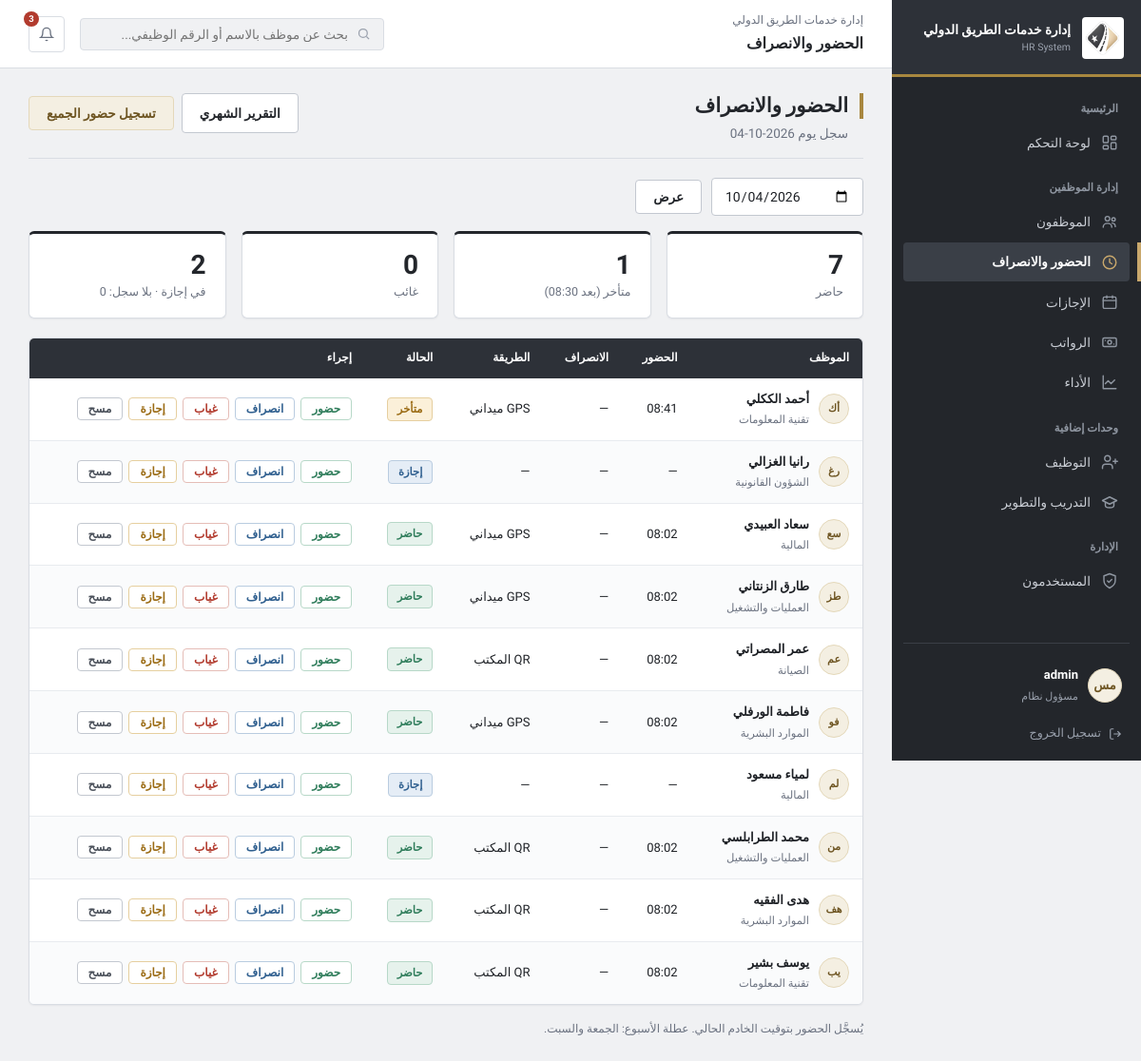
Screenshot of /attendance/ (signed in) with the database file from the repository.
### tables this page shows
CREATE TABLE users (
    id INTEGER PRIMARY KEY AUTOINCREMENT,
    username TEXT NOT NULL UNIQUE,
    password_hash TEXT NOT NULL,
    role TEXT NOT NULL DEFAULT 'hr',
    employee_id INTEGER REFERENCES employees(id)
);

CREATE TABLE attendance (
    id INTEGER PRIMARY KEY AUTOINCREMENT,
    employee_id INTEGER NOT NULL REFERENCES employees(id),
    day TEXT NOT NULL,
    check_in TEXT,
    check_out TEXT,
    method TEXT,
    status TEXT NOT NULL,
    UNIQUE(employee_id, day)
);

CREATE TABLE employees (
    id INTEGER PRIMARY KEY AUTOINCREMENT,
    employee_code TEXT NOT NULL UNIQUE,
    full_name TEXT NOT NULL,
    initials TEXT NOT NULL,
    department_id INTEGER NOT NULL REFERENCES departments(id),
    position TEXT NOT NULL,
    hire_date TEXT NOT NULL,
    contract_type TEXT NOT NULL,
    contract_end_date TEXT,
    status TEXT NOT NULL DEFAULT 'نشط',
    phone TEXT,
    email TEXT,
    base_salary REAL NOT NULL DEFAULT 0,
    allowance REAL NOT NULL DEFAULT 0
);

CREATE TABLE departments (
    id INTEGER PRIMARY KEY AUTOINCREMENT,
    name TEXT NOT NULL UNIQUE
);

### modules/attendance.py (the view)
@bp.route("/")
@login_required
def index():
    conn = db.get_db()
    day = _day_arg(request.args.get("day"))
    rows = conn.execute(
        """
        SELECT e.id, e.full_name, e.initials, e.position, d.name AS dept,
               a.check_in, a.check_out, a.method, a.status
        FROM employees e JOIN departments d ON d.id = e.department_id
        LEFT JOIN attendance a ON a.employee_id = e.id AND a.day = ?
        WHERE e.status != 'منتهي' ORDER BY e.full_name
        """, (day,)).fetchall()
    counts = {"present": 0, "late": 0, "absent": 0, "leave": 0, "none": 0}
    for r in rows:
        counts[r["status"] or "none"] += 1
    is_weekend = safe_date(day).weekday() in WEEKEND
    return render_template("attendance/index.html", rows=rows, day=day, counts=counts,
                           is_weekend=is_weekend, today=date.today().isoformat())

### app.py (called while the page is built)
def get_current_user():
    if "user_id" not in session:
        return None
    return db.get_db().execute(
        """
        SELECT u.id, u.username, u.role, u.employee_id,
               e.full_name, e.initials, e.position,
               d.name AS department_name
        FROM users u
        LEFT JOIN employees e ON e.id = u.employee_id
        LEFT JOIN departments d ON d.id = e.department_id
        WHERE u.id = ?
        """,
        (session["user_id"],),
    ).fetchone()

@app.context_processor
def inject_globals():
    ctx = {"current_user": None, "pending_badge": 0}
    if "user_id" in session:
        ctx["current_user"] = get_current_user()
        ctx["pending_badge"] = db.get_db().execute(
            "SELECT COUNT(*) AS c FROM leave_requests WHERE status = 'pending'"
        ).fetchone()["c"]
    return ctx

@app.before_request
def csrf_protect():
    if request.method == "POST" and not csrf_valid():
        abort(400)

### core.py (called while the page is built)
def login_required(view):
    @wraps(view)
    def wrapped(*args, **kwargs):
        uid = session.get("user_id")
        if not uid:
            return redirect(url_for("login"))
        ok = db.get_db().execute("SELECT 1 FROM users WHERE id = ?", (uid,)).fetchone()
        if not ok:
            session.clear()
            return redirect(url_for("login"))
        return view(*args, **kwargs)
    return wrapped

def csrf_token():
    if "_csrf" not in session:
        session["_csrf"] = secrets.token_hex(16)
    return session["_csrf"]

def parse_date(value):
    if not value:
        return None
    return datetime.strptime(value, "%Y-%m-%d").date()

def safe_date(value):
    try:
        return parse_date(value)
    except (ValueError, TypeError):
        return None

### db.py (called while the page is built)
def get_db():
    if "db" not in g:
        os.makedirs(os.path.dirname(DB_PATH), exist_ok=True)
        g.db = sqlite3.connect(DB_PATH)
        g.db.row_factory = sqlite3.Row
        g.db.execute("PRAGMA foreign_keys = ON")
    return g.db

### modules/attendance.py (called while the page is built)
def _day_arg(value):
    d = safe_date(value)
    return (d or date.today()).isoformat()

### templates/attendance/index.html (shortened to what this page needs)
{% extends "base.html" %}{% import "_macros.html" as m %}
{% set page_label = 'الحضور والانصراف' %}{% set active_panel = 'attendance' %}
{% block content %}
{% call m.page_head('الحضور والانصراف', 'سجل يوم ' ~ day ~ (' — عطلة نهاية الأسبوع' if is_weekend else '')) %}
  <a class="btn" href="{{ url_for('attendance.report') }}">التقرير الشهري</a>
  {{ m.post_btn(url_for('attendance.mark_all'), 'تسجيل حضور الجميع', 'btn btn-sand', 'تسجيل حضور (08:00) لكل من ليس له سجل في هذا اليوم؟', {'day': day}) }}
{% endcall %}
<form class="filters" method="GET"><input type="date" name="day" value="{{ day }}"><button class="btn" type="submit">عرض</button>
  {% if day != today %}<a class="link" href="{{ url_for('attendance.index') }}">اليوم</a>{% endif %}</form>
<div class="kpi-grid">
  <div class="kpi-card"><div class="val">{{ counts.present }}</div><div class="lbl">حاضر</div></div>
  <div class="kpi-card"><div class="val">{{ counts.late }}</div><div class="lbl">متأخر (بعد 08:30)</div></div>
  <div class="kpi-card"><div class="val">{{ counts.absent }}</div><div class="lbl">غائب</div></div>
  <div class="kpi-card"><div class="val">{{ counts.leave }}</div><div class="lbl">في إجازة <span class="muted">· بلا سجل: {{ counts.none }}</span></div></div>
</div>
<div class="card"><div class="table-wrap"><table>
<thead><tr><th>الموظف</th><th>الحضور</th><th>الانصراف</th><th>الطريقة</th><th>الحالة</th><th>إجراء</th></tr></thead><tbody>
{% for r in rows %}
<tr>
  <td><div class="person"><div class="avatar">{{ r.initials }}</div><div><b>{{ r.full_name }}</b><span>{{ r.dept }}</span></div></div></td>
  <td><span class="num">{{ r.check_in or '—' }}</span></td><td><span class="num">{{ r.check_out or '—' }}</span></td><td>{{ r.method or '—' }}</td>
  <td>{% if r.status %}<span class="pill {{ {'present':'good','late':'warn','absent':'bad','leave':'info'}[r.status] }}">{{ ATT_LABELS[r.status] }}</span>{% else %}<span class="pill gray">لم يُسجَّل</span>{% endif %}</td>
  <td><form class="row-actions" method="POST" action="{{ url_for('attendance.mark') }}">{{ m.csrf() }}
    <button class="btn-sm approve" name="action" value="checkin">حضور</button>
    <button class="btn-sm info" name="action" value="checkout">انصراف</button>
    <button class="btn-sm reject" name="action" value="absent">غياب</button>
    <button class="btn-sm warn" name="action" value="leave">إجازة</button>
    {% if r.status %}<button class="btn-sm" name="action" value="reset" title="مسح السجل">مسح</button>{% endif %}
  </form></td>
</tr>
{% endfor %}</tbody></table></div></div>
<p class="muted" style="font-size:12px">يُسجَّل الحضور بتوقيت الخادم الحالي. عطلة الأسبوع: الجمعة والسبت.</p>
{% endblock %}

### templates/base.html (shortened to what this page needs)
{%- macro nav(key, endpoint, label, icon) -%}
<a class="nav-item {{ 'active' if active_panel == key else '' }}" href="{{ url_for(endpoint) }}">
  <svg viewBox="0 0 24 24" fill="none" stroke="currentColor" stroke-width="1.9" stroke-linecap="round" stroke-linejoin="round">{{ icon|safe }}</svg>{{ label }}
</a>
{%- endmacro -%}
<!DOCTYPE html>
<html lang="ar" dir="rtl">
<head>
<link rel="stylesheet" href="{{ url_for('static', filename='css/style.css') }}">
</head>
<body>
<div class="shell">
  <aside class="sidebar">
    <a class="brand" href="{{ url_for('dashboard') }}">
      <img src="{{ url_for('static', filename='img/emblem.png') }}" alt="شعار {{ ORG_NAME }}">
      <div><b>{{ ORG_NAME }}</b><span>HR System</span></div>
    </a>
    <div class="nav-label">الرئيسية</div>
    {{ nav('overview', 'dashboard', 'لوحة التحكم', '<rect x="3" y="3" width="7" height="9" rx="1.5"/><rect x="14" y="3" width="7" height="5" rx="1.5"/><rect x="14" y="12" width="7" height="9" rx="1.5"/><rect x="3" y="16" width="7" height="5" rx="1.5"/>') }}
    <div class="nav-label">إدارة الموظفين</div>
    {{ nav('employees', 'employees.index', 'الموظفون', '<circle cx="9" cy="8" r="3.2"/><path d="M3 20c0-3.3 2.7-5.5 6-5.5s6 2.2 6 5.5"/><circle cx="17.5" cy="9" r="2.4"/><path d="M15.5 14.2c2.6.3 4.5 2 4.5 5"/>') }}
    {{ nav('attendance', 'attendance.index', 'الحضور والانصراف', '<circle cx="12" cy="12" r="9"/><path d="M12 7v5l3.2 2"/>') }}
    {{ nav('leaves', 'leaves.index', 'الإجازات', '<rect x="3" y="4.5" width="18" height="16" rx="2"/><path d="M3 9.5h18M8 3v3M16 3v3"/>') }}
    {{ nav('payroll', 'payroll.index', 'الرواتب', '<rect x="2.5" y="6" width="19" height="12" rx="2"/><circle cx="12" cy="12" r="2.6"/><path d="M6 9.5v.01M18 14.5v.01"/>') }}
    {{ nav('performance', 'performance.index', 'الأداء', '<path d="M3 3v18h18"/><path d="m19 9-5 5-4-4-4 4"/>') }}
    <div class="nav-label">وحدات إضافية</div>
    {{ nav('recruitment', 'recruitment.index', 'التوظيف', '<path d="M16 21v-2a4 4 0 0 0-4-4H6a4 4 0 0 0-4 4v2"/><circle cx="9" cy="7" r="4"/><path d="M20 8v6M23 11h-6"/>') }}
    {{ nav('training', 'training.index', 'التدريب والتطوير', '<path d="M22 10 12 5 2 10l10 5 10-5Z"/><path d="M6 12.5V17c0 1.7 2.7 3 6 3s6-1.3 6-3v-4.5"/>') }}
    {% if session.get('role') == 'admin' %}
    <div class="nav-label">الإدارة</div>
    {{ nav('users', 'users.index', 'المستخدمون', '<path d="M12 2 4 5v6c0 5 3.4 8.7 8 11 4.6-2.3 8-6 8-11V5Z"/><path d="m9 12 2 2 4-4"/>') }}
    {% endif %}
    <div class="sidebar-foot">
      <a class="user-chip" href="{{ url_for('users.account') }}" title="حسابي">
        <div class="avatar">{{ current_user['initials'] if current_user and current_user['initials'] else 'مس' }}</div>
        <div class="who">
          <b>{{ (current_user['full_name'] or current_user['username']) if current_user else '' }}</b>
          <span>{% if current_user and current_user['department_name'] %}{{ current_user['position'] }}{% elif current_user %}{{ 'مسؤول نظام' if current_user['role'] == 'admin' else 'موارد بشرية' }}{% endif %}</span>
        </div>
      </a>
      <a class="logout-link" href="{{ url_for('logout') }}">
        <svg width="14" height="14" viewBox="0 0 24 24" fill="none" stroke="currentColor" stroke-width="2"><path d="M9 21H5a2 2 0 0 1-2-2V5a2 2 0 0 1 2-2h4"/><path d="M16 17l5-5-5-5M21 12H9"/></svg>
        تسجيل الخروج
      </a>
    </div>
  </aside>
  <div class="main">
    <div class="topbar">
      <div class="page-title">{{ ORG_NAME }}<b>{{ page_label|default('لوحة التحكم') }}</b></div>
      <form class="search" method="GET" action="{{ url_for('employees.index') }}" role="search">
        <svg width="15" height="15" viewBox="0 0 24 24" fill="none" stroke="currentColor" stroke-width="2"><circle cx="11" cy="11" r="7"/><path d="m21 21-4.3-4.3"/></svg>
        <input type="search" name="q" placeholder="بحث عن موظف بالاسم أو الرقم الوظيفي..." aria-label="بحث">
      </form>
      <a class="icon-btn" href="{{ url_for('leaves.index', status='pending') }}" title="طلبات إجازة معلّقة" aria-label="الإشعارات">
        <svg width="16" height="16" viewBox="0 0 24 24" fill="none" stroke="currentColor" stroke-width="2"><path d="M18 8a6 6 0 0 0-12 0c0 7-3 9-3 9h18s-3-2-3-9"/><path d="M13.7 21a2 2 0 0 1-3.4 0"/></svg>
        {% if pending_badge %}<span class="badge">{{ pending_badge }}</span>{% endif %}
      </a>
    </div>
    <div class="content">
      {% block content %}{% endblock %}
    </div>
  </div>
</div>
</body>
</html>

### rows the page displays
users: username "admin", role "مسؤول نظام"
attendance: initials "أك", full_name "أحمد الككلي", dept "تقنية المعلومات", check_in "08:41", check_out "—", method "GPS ميداني", status "متأخر", shows "مسح"
attendance: initials "رغ", full_name "رانيا الغزالي", dept "الشؤون القانونية", check_in "—", check_out "—", method "—", status "إجازة", shows "مسح"
attendance: initials "سع", full_name "سعاد العبيدي", dept "المالية", check_in "08:02", check_out "—", method "GPS ميداني", status "حاضر", shows "مسح"
attendance: initials "طز", full_name "طارق الزنتاني", dept "العمليات والتشغيل", check_in "08:02", check_out "—", method "GPS ميداني", status "حاضر", shows "مسح"
attendance: initials "عم", full_name "عمر المصراتي", dept "الصيانة", check_in "08:02", check_out "—", method "QR المكتب", status "حاضر", shows "مسح"
attendance: initials "فو", full_name "فاطمة الورفلي", dept "الموارد البشرية", check_in "08:02", check_out "—", method "GPS ميداني", status "حاضر", shows "مسح"
attendance: initials "لم", full_name "لمياء مسعود", dept "المالية", check_in "—", check_out "—", method "—", status "إجازة", shows "مسح"
attendance: initials "من", full_name "محمد الطرابلسي", dept "العمليات والتشغيل", check_in "08:02", check_out "—", method "QR المكتب", status "حاضر", shows "مسح"
attendance: initials "هف", full_name "هدى الفقيه", dept "الموارد البشرية", check_in "08:02", check_out "—", method "QR المكتب", status "حاضر", shows "مسح"
attendance: initials "يب", full_name "يوسف بشير", dept "تقنية المعلومات", check_in "08:02", check_out "—", method "QR المكتب", status "حاضر", shows "مسح"

### other values shown
{{ ORG_NAME }} "إدارة خدمات الطريق الدولي"
{{ label }} "لوحة التحكم الموظفون الحضور والانصراف الإجازات الرواتب الأداء التوظيف التدريب والتطوير المستخدمون"
{{ page_label|default('لوحة التحكم') }} "الحضور والانصراف"
{{ pending_badge }} "3"
{{ title }} "الحضور والانصراف"
{{ sub }} "سجل يوم 2026-10-04"
{{ label }} "تسجيل حضور الجميع"
{{ counts.present }} "7"
{{ counts.late }} "1"
{{ counts.absent }} "0"
{{ counts.leave }} "2"
{{ counts.none }} "0"
